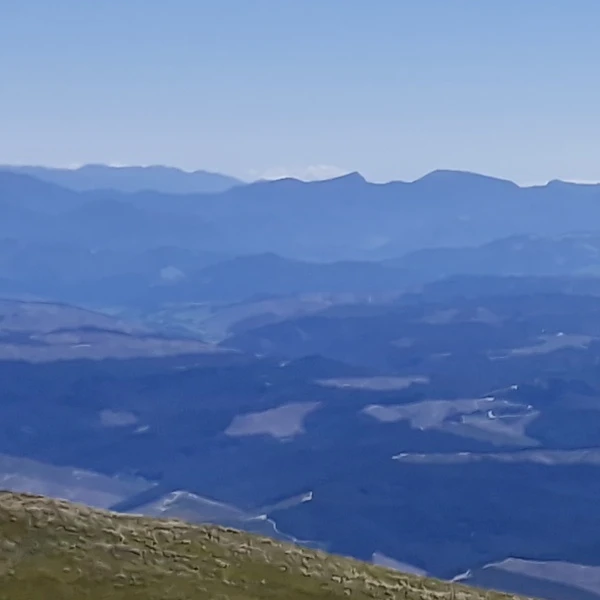
#> input picture data/seam-a.webp, 600 x 600 px, given in place of pano2.jpg, which was not available
$ python sim.py
#> lines starting #> are read from the running program, lines starting #| are printed output that depends on the picture; pictures that were not available may be replaced by others from this repository, and a replacement may not be noted
R=''  # run from the repo root
import cv2, numpy as np, sys

p2=cv2.imread(R+'pano2.jpg',0); u=cv2.imread(R+'Looking south I think with us in it.jpg',0)
#> after `p2 = cv2.imread(R + 'pano2.jpg', 0)`:
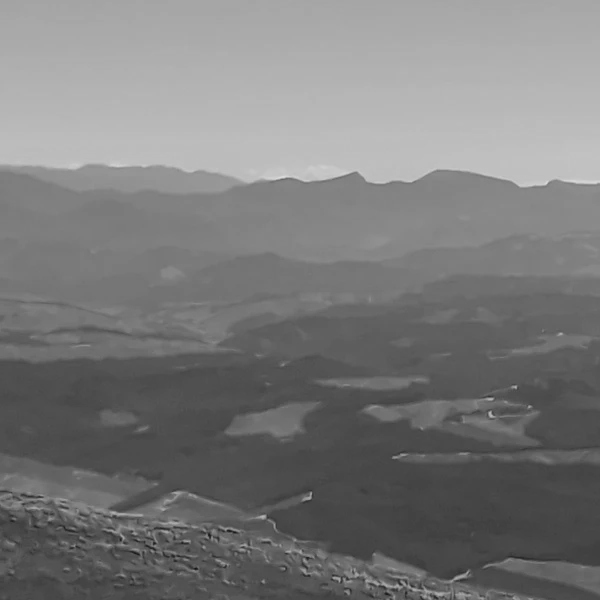
#> p2: shape (600, 600); min 19, max 220, mean 122.7
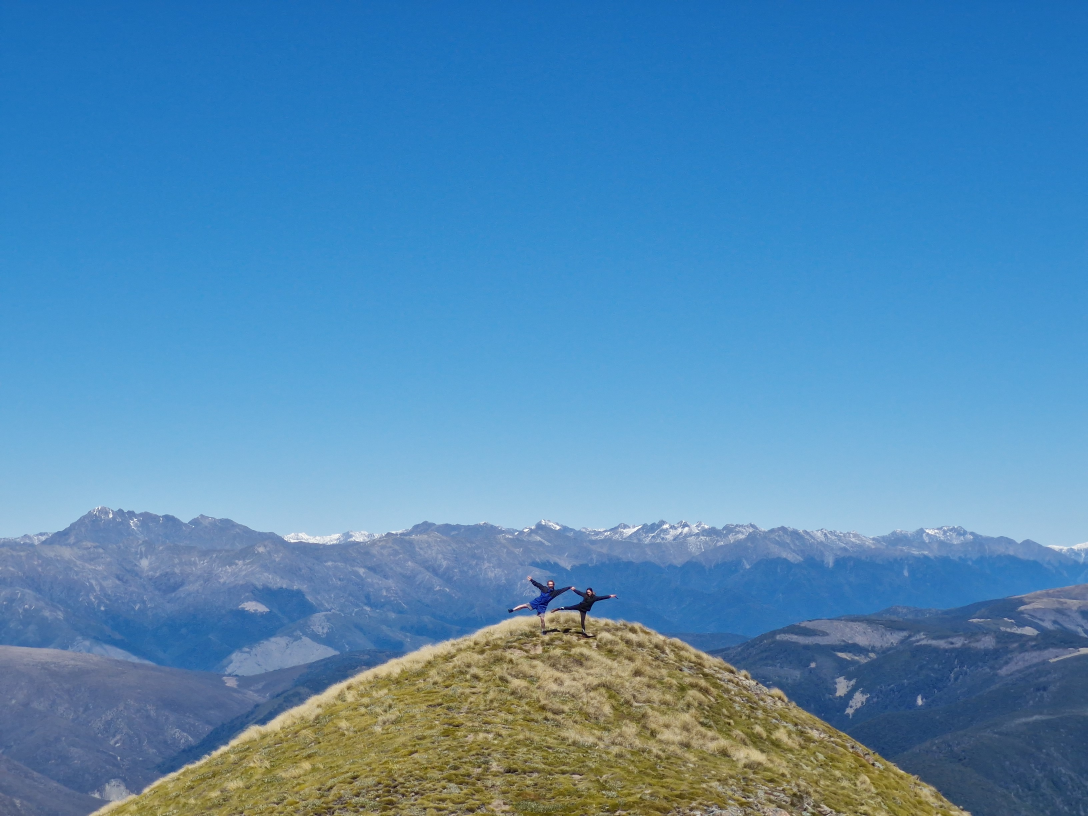
#> input picture Looking south I think with us in it.jpg, 3264 x 2448 px, found by its file name (shown at 1/3 size)
#> after `u = cv2.imread(R + 'Looking south I think with us in it.jpg', 0)`:
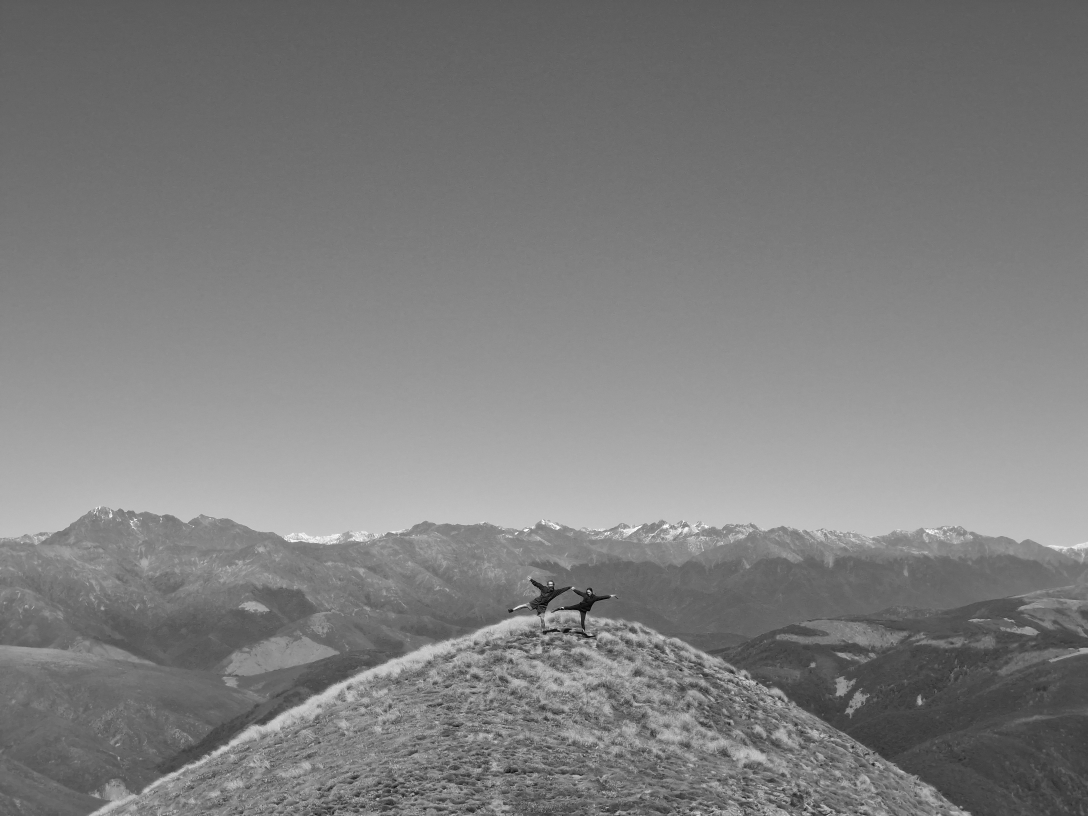
#> u: shape (2448, 3264) (shown at 1/3 size); min 0, max 255, mean 126
cl=cv2.createCLAHE(2.0,(8,8))
X0,Y0=8800,600; P=cl.apply(p2[Y0:1500,X0:10900].copy())
sift=cv2.SIFT_create(40000)
#> (the run stopped early here; a loop or call above may not have finished)
